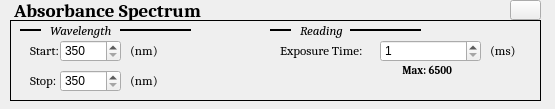
<?xml version="1.0" encoding="UTF-8"?>
<ui version="4.0">
 <class>Form</class>
 <widget class="QWidget" name="Form">
  <property name="geometry">
   <rect>
    <x>0</x>
    <y>0</y>
    <width>555</width>
    <height>109</height>
   </rect>
  </property>
  <property name="windowTitle">
   <string>Form</string>
  </property>
  <widget class="QLabel" name="label_7">
   <property name="geometry">
    <rect>
     <x>20</x>
     <y>20</y>
     <width>21</width>
     <height>21</height>
    </rect>
   </property>
   <property name="font">
    <font>
     <family>Cambria</family>
     <pointsize>10</pointsize>
     <weight>50</weight>
     <italic>true</italic>
     <bold>false</bold>
    </font>
   </property>
   <property name="frameShape">
    <enum>QFrame::HLine</enum>
   </property>
   <property name="frameShadow">
    <enum>QFrame::Plain</enum>
   </property>
   <property name="lineWidth">
    <number>2</number>
   </property>
   <property name="text">
    <string/>
   </property>
  </widget>
  <widget class="QLabel" name="label_12">
   <property name="geometry">
    <rect>
     <x>130</x>
     <y>40</y>
     <width>31</width>
     <height>21</height>
    </rect>
   </property>
   <property name="font">
    <font>
     <family>Cambria</family>
     <pointsize>10</pointsize>
    </font>
   </property>
   <property name="frameShape">
    <enum>QFrame::NoFrame</enum>
   </property>
   <property name="frameShadow">
    <enum>QFrame::Sunken</enum>
   </property>
   <property name="lineWidth">
    <number>1</number>
   </property>
   <property name="text">
    <string>(nm)</string>
   </property>
  </widget>
  <widget class="QLabel" name="label_14">
   <property name="geometry">
    <rect>
     <x>490</x>
     <y>40</y>
     <width>31</width>
     <height>21</height>
    </rect>
   </property>
   <property name="font">
    <font>
     <family>Cambria</family>
     <pointsize>10</pointsize>
    </font>
   </property>
   <property name="frameShape">
    <enum>QFrame::NoFrame</enum>
   </property>
   <property name="frameShadow">
    <enum>QFrame::Sunken</enum>
   </property>
   <property name="lineWidth">
    <number>1</number>
   </property>
   <property name="text">
    <string>(ms)</string>
   </property>
  </widget>
  <widget class="QLabel" name="label_10">
   <property name="geometry">
    <rect>
     <x>300</x>
     <y>20</y>
     <width>71</width>
     <height>21</height>
    </rect>
   </property>
   <property name="font">
    <font>
     <family>Cambria</family>
     <pointsize>10</pointsize>
     <weight>50</weight>
     <italic>true</italic>
     <bold>false</bold>
    </font>
   </property>
   <property name="frameShape">
    <enum>QFrame::NoFrame</enum>
   </property>
   <property name="frameShadow">
    <enum>QFrame::Sunken</enum>
   </property>
   <property name="lineWidth">
    <number>1</number>
   </property>
   <property name="text">
    <string>Reading</string>
   </property>
  </widget>
  <widget class="QLabel" name="label_6">
   <property name="geometry">
    <rect>
     <x>10</x>
     <y>20</y>
     <width>531</width>
     <height>81</height>
    </rect>
   </property>
   <property name="font">
    <font>
     <family>Cambria</family>
    </font>
   </property>
   <property name="frameShape">
    <enum>QFrame::Panel</enum>
   </property>
   <property name="frameShadow">
    <enum>QFrame::Plain</enum>
   </property>
   <property name="lineWidth">
    <number>1</number>
   </property>
   <property name="text">
    <string/>
   </property>
  </widget>
  <widget class="QSpinBox" name="spinBox_2">
   <property name="geometry">
    <rect>
     <x>380</x>
     <y>40</y>
     <width>101</width>
     <height>22</height>
    </rect>
   </property>
   <property name="minimum">
    <number>1</number>
   </property>
   <property name="maximum">
    <number>6500</number>
   </property>
  </widget>
  <widget class="QLabel" name="label_15">
   <property name="geometry">
    <rect>
     <x>400</x>
     <y>60</y>
     <width>61</width>
     <height>21</height>
    </rect>
   </property>
   <property name="font">
    <font>
     <family>Cambria</family>
     <pointsize>8</pointsize>
     <weight>75</weight>
     <bold>true</bold>
    </font>
   </property>
   <property name="frameShape">
    <enum>QFrame::NoFrame</enum>
   </property>
   <property name="frameShadow">
    <enum>QFrame::Sunken</enum>
   </property>
   <property name="lineWidth">
    <number>1</number>
   </property>
   <property name="text">
    <string> Max: 6500</string>
   </property>
  </widget>
  <widget class="QLabel" name="label_5">
   <property name="geometry">
    <rect>
     <x>120</x>
     <y>20</y>
     <width>71</width>
     <height>21</height>
    </rect>
   </property>
   <property name="font">
    <font>
     <family>Cambria</family>
     <pointsize>10</pointsize>
     <weight>50</weight>
     <italic>true</italic>
     <bold>false</bold>
    </font>
   </property>
   <property name="frameShape">
    <enum>QFrame::HLine</enum>
   </property>
   <property name="frameShadow">
    <enum>QFrame::Plain</enum>
   </property>
   <property name="lineWidth">
    <number>2</number>
   </property>
   <property name="text">
    <string/>
   </property>
  </widget>
  <widget class="QLabel" name="label_2">
   <property name="geometry">
    <rect>
     <x>10</x>
     <y>0</y>
     <width>201</width>
     <height>21</height>
    </rect>
   </property>
   <property name="font">
    <font>
     <family>Cambria</family>
     <pointsize>14</pointsize>
     <weight>75</weight>
     <italic>false</italic>
     <bold>true</bold>
    </font>
   </property>
   <property name="frameShape">
    <enum>QFrame::NoFrame</enum>
   </property>
   <property name="frameShadow">
    <enum>QFrame::Sunken</enum>
   </property>
   <property name="lineWidth">
    <number>1</number>
   </property>
   <property name="text">
    <string> Absorbance Spectrum</string>
   </property>
  </widget>
  <widget class="QLabel" name="label_9">
   <property name="geometry">
    <rect>
     <x>350</x>
     <y>20</y>
     <width>71</width>
     <height>21</height>
    </rect>
   </property>
   <property name="font">
    <font>
     <family>Cambria</family>
     <pointsize>10</pointsize>
     <weight>50</weight>
     <italic>true</italic>
     <bold>false</bold>
    </font>
   </property>
   <property name="frameShape">
    <enum>QFrame::HLine</enum>
   </property>
   <property name="frameShadow">
    <enum>QFrame::Plain</enum>
   </property>
   <property name="lineWidth">
    <number>2</number>
   </property>
   <property name="text">
    <string/>
   </property>
  </widget>
  <widget class="QLabel" name="label_8">
   <property name="geometry">
    <rect>
     <x>270</x>
     <y>20</y>
     <width>21</width>
     <height>21</height>
    </rect>
   </property>
   <property name="font">
    <font>
     <family>Cambria</family>
     <pointsize>10</pointsize>
     <weight>50</weight>
     <italic>true</italic>
     <bold>false</bold>
    </font>
   </property>
   <property name="frameShape">
    <enum>QFrame::HLine</enum>
   </property>
   <property name="frameShadow">
    <enum>QFrame::Plain</enum>
   </property>
   <property name="lineWidth">
    <number>2</number>
   </property>
   <property name="text">
    <string/>
   </property>
  </widget>
  <widget class="QSpinBox" name="spinBox">
   <property name="geometry">
    <rect>
     <x>60</x>
     <y>40</y>
     <width>61</width>
     <height>22</height>
    </rect>
   </property>
   <property name="minimum">
    <number>350</number>
   </property>
   <property name="maximum">
    <number>700</number>
   </property>
  </widget>
  <widget class="QLabel" name="label_13">
   <property name="geometry">
    <rect>
     <x>280</x>
     <y>40</y>
     <width>91</width>
     <height>21</height>
    </rect>
   </property>
   <property name="font">
    <font>
     <family>Cambria</family>
     <pointsize>10</pointsize>
    </font>
   </property>
   <property name="frameShape">
    <enum>QFrame::NoFrame</enum>
   </property>
   <property name="frameShadow">
    <enum>QFrame::Sunken</enum>
   </property>
   <property name="lineWidth">
    <number>1</number>
   </property>
   <property name="text">
    <string>Exposure Time:</string>
   </property>
  </widget>
  <widget class="QLabel" name="label_4">
   <property name="geometry">
    <rect>
     <x>50</x>
     <y>20</y>
     <width>71</width>
     <height>21</height>
    </rect>
   </property>
   <property name="font">
    <font>
     <family>Cambria</family>
     <pointsize>10</pointsize>
     <weight>50</weight>
     <italic>true</italic>
     <bold>false</bold>
    </font>
   </property>
   <property name="frameShape">
    <enum>QFrame::NoFrame</enum>
   </property>
   <property name="frameShadow">
    <enum>QFrame::Sunken</enum>
   </property>
   <property name="lineWidth">
    <number>1</number>
   </property>
   <property name="text">
    <string>Wavelength</string>
   </property>
  </widget>
  <widget class="QLabel" name="label_11">
   <property name="geometry">
    <rect>
     <x>30</x>
     <y>40</y>
     <width>31</width>
     <height>21</height>
    </rect>
   </property>
   <property name="font">
    <font>
     <family>Cambria</family>
     <pointsize>10</pointsize>
    </font>
   </property>
   <property name="frameShape">
    <enum>QFrame::NoFrame</enum>
   </property>
   <property name="frameShadow">
    <enum>QFrame::Sunken</enum>
   </property>
   <property name="lineWidth">
    <number>1</number>
   </property>
   <property name="text">
    <string>Start:</string>
   </property>
  </widget>
  <widget class="QLabel" name="label_16">
   <property name="geometry">
    <rect>
     <x>30</x>
     <y>70</y>
     <width>31</width>
     <height>21</height>
    </rect>
   </property>
   <property name="font">
    <font>
     <family>Cambria</family>
     <pointsize>10</pointsize>
    </font>
   </property>
   <property name="frameShape">
    <enum>QFrame::NoFrame</enum>
   </property>
   <property name="frameShadow">
    <enum>QFrame::Sunken</enum>
   </property>
   <property name="lineWidth">
    <number>1</number>
   </property>
   <property name="text">
    <string>Stop:</string>
   </property>
  </widget>
  <widget class="QSpinBox" name="spinBox_3">
   <property name="geometry">
    <rect>
     <x>60</x>
     <y>70</y>
     <width>61</width>
     <height>22</height>
    </rect>
   </property>
   <property name="minimum">
    <number>350</number>
   </property>
   <property name="maximum">
    <number>700</number>
   </property>
  </widget>
  <widget class="QLabel" name="label_17">
   <property name="geometry">
    <rect>
     <x>130</x>
     <y>70</y>
     <width>31</width>
     <height>21</height>
    </rect>
   </property>
   <property name="font">
    <font>
     <family>Cambria</family>
     <pointsize>10</pointsize>
    </font>
   </property>
   <property name="frameShape">
    <enum>QFrame::NoFrame</enum>
   </property>
   <property name="frameShadow">
    <enum>QFrame::Sunken</enum>
   </property>
   <property name="lineWidth">
    <number>1</number>
   </property>
   <property name="text">
    <string>(nm)</string>
   </property>
  </widget>
  <widget class="QPushButton" name="pushButton">
   <property name="geometry">
    <rect>
     <x>510</x>
     <y>0</y>
     <width>31</width>
     <height>20</height>
    </rect>
   </property>
   <property name="text">
    <string/>
   </property>
   <property name="icon">
    <iconset>
     <normaloff>x-mark-4-512.png</normaloff>x-mark-4-512.png</iconset>
   </property>
  </widget>
  <zorder>label_6</zorder>
  <zorder>label_7</zorder>
  <zorder>label_12</zorder>
  <zorder>label_14</zorder>
  <zorder>label_10</zorder>
  <zorder>spinBox_2</zorder>
  <zorder>label_15</zorder>
  <zorder>label_5</zorder>
  <zorder>label_2</zorder>
  <zorder>label_9</zorder>
  <zorder>label_8</zorder>
  <zorder>spinBox</zorder>
  <zorder>label_13</zorder>
  <zorder>label_4</zorder>
  <zorder>label_11</zorder>
  <zorder>label_16</zorder>
  <zorder>spinBox_3</zorder>
  <zorder>label_17</zorder>
  <zorder>pushButton</zorder>
 </widget>
 <resources/>
 <connections/>
</ui>
